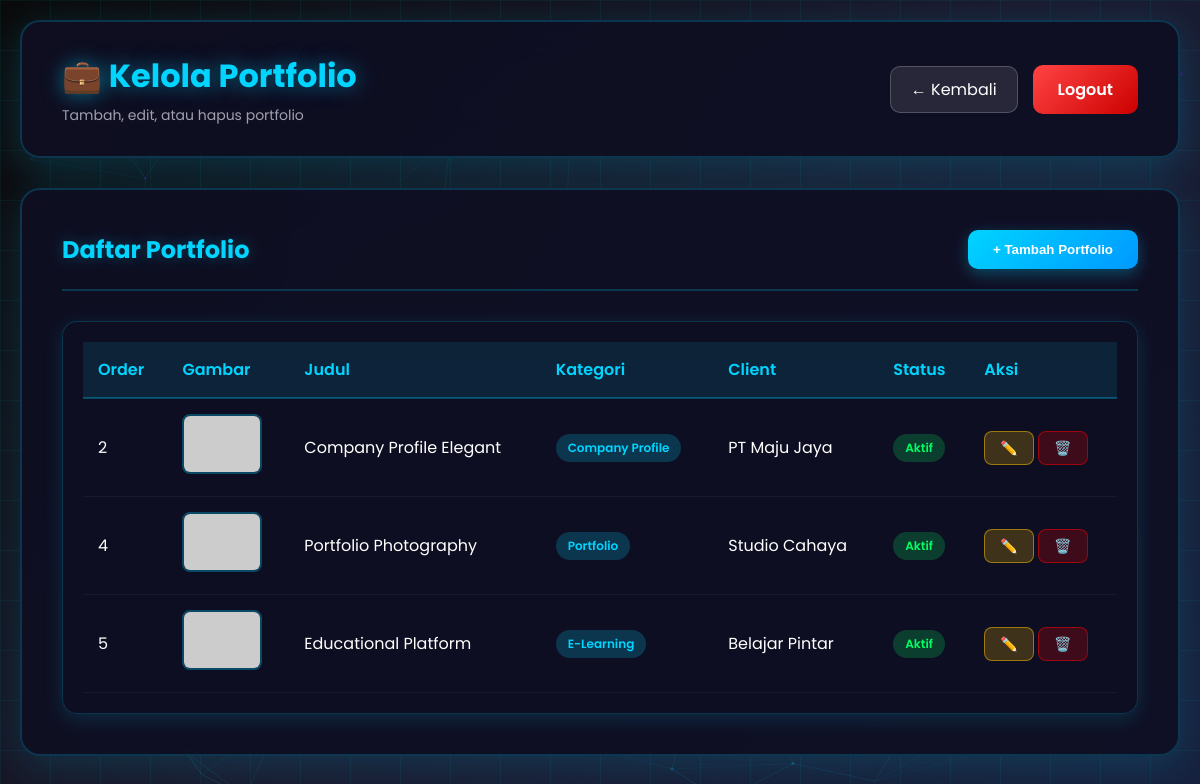
The app's page /admin/manage_portfolio.php (signed in) with its own data.
### tables this page shows
CREATE TABLE `portfolio` (
  `id` int(11) NOT NULL,
  `title` varchar(255) NOT NULL,
  `category` varchar(100) NOT NULL,
  `description` text DEFAULT NULL,
  `image_url` varchar(255) DEFAULT NULL,
  `client_name` varchar(100) DEFAULT NULL,
  `project_url` varchar(255) DEFAULT NULL,
  `is_active` tinyint(1) DEFAULT 1,
  `display_order` int(11) DEFAULT 0,
  `created_at` timestamp NOT NULL DEFAULT current_timestamp()
);

### admin/manage_portfolio.php (the view, shortened to what this page needs)
<?php
require_once '../config/database.php';
$portfolio_items = [];
$result = $conn->query("SELECT * FROM portfolio ORDER BY display_order, id");
while ($row = $result->fetch_assoc()) {
    $portfolio_items[] = $row;
}
?>
<!DOCTYPE html>
<html lang="id">
<head>
    <link rel="stylesheet" href="../css/admin.css">
</head>
<body>
    <div id="particles-js"></div>
    <div class="admin-container">
        <header class="admin-header">
            <div class="header-left">
                <h1>💼 Kelola Portfolio</h1>
                <p>Tambah, edit, atau hapus portfolio</p>
            </div>
            <div class="header-right">
                <a href="dashboard.php" class="btn-back">← Kembali</a>
                <a href="logout.php" class="btn-logout">Logout</a>
            </div>
        </header>
        <div class="content-section">
            <div class="section-header">
                <h2>Daftar Portfolio</h2>
                <button class="btn-add" onclick="showAddModal()">+ Tambah Portfolio</button>
            </div>
            <div class="table-container">
                <table class="data-table">
                    <thead>
                        <tr>
                            <th>Order</th>
                            <th>Gambar</th>
                            <th>Judul</th>
                            <th>Kategori</th>
                            <th>Client</th>
                            <th>Status</th>
                            <th>Aksi</th>
                        </tr>
                    </thead>
                    <tbody>
                        <?php foreach($portfolio_items as $item): ?>
                        <tr data-id="<?php echo $item['id']; ?>">
                            <td><?php echo $item['display_order']; ?></td>
                            <td>
                                <img src="<?php echo htmlspecialchars($item['image_url']); ?>"
                                     alt="<?php echo htmlspecialchars($item['title']); ?>"
                                     class="table-thumbnail">
                            </td>
                            <td><?php echo htmlspecialchars($item['title']); ?></td>
                            <td><span class="badge"><?php echo htmlspecialchars($item['category']); ?></span></td>
                            <td><?php echo htmlspecialchars($item['client_name'] ?? '-'); ?></td>
                            <td>
                                <span class="status-badge <?php echo $item['is_active'] ? 'active' : 'inactive'; ?>">
                                    <?php echo $item['is_active'] ? 'Aktif' : 'Tidak Aktif'; ?>
                                </span>
                            </td>
                            <td>
                                <button class="btn-edit" onclick="editPortfolio(<?php echo $item['id']; ?>)">✏️</button>
                                <button class="btn-delete" onclick="deletePortfolio(<?php echo $item['id']; ?>)">🗑️</button>
                            </td>
                        </tr>
                        <?php endforeach; ?>
                    </tbody>
                </table>
            </div>
        </div>
    </div>
</body>
</html>

### css/admin.css (style rules this page uses)
* { margin: 0; padding: 0; box-sizing: border-box; }
body { font-family: 'Poppins', sans-serif; background: linear-gradient(135deg, #0a0a0a 0%, #1a1a2e 50%, #16213e 100%); min-height: 100vh; color: white; overflow-x: hidden; }
#particles-js { position: fixed; width: 100%; height: 100%; top: 0; left: 0; z-index: 0; }
.admin-container { position: relative; z-index: 10; max-width: 1400px; margin: 0 auto; padding: 20px; }
.admin-header { background: rgba(15, 15, 35, 0.9); backdrop-filter: blur(20px); border-radius: 20px; padding: 30px 40px; margin-bottom: 30px; display: flex; justify-content: space-between; align-items: center; box-shadow: 0 10px 40px rgba(0, 212, 255, 0.2); border: 2px solid rgba(0, 212, 255, 0.2); animation: slideDown 0.5s ease; }
.header-left h1 { font-size: 32px; color: #00d4ff; margin-bottom: 5px; text-shadow: 0 0 20px rgba(0, 212, 255, 0.5); }
.header-left p { color: #a0a0b0; font-size: 14px; }
.header-right { display: flex; gap: 15px; align-items: center; }
.btn-logout { padding: 12px 25px; background: linear-gradient(135deg, #ff4444, #cc0000); border: none; border-radius: 10px; color: white; font-weight: 600; cursor: pointer; transition: all 0.3s ease; text-decoration: none; display: inline-block; }
.content-section { background: rgba(15, 15, 35, 0.9); backdrop-filter: blur(20px); border-radius: 20px; padding: 40px; margin-bottom: 30px; box-shadow: 0 10px 40px rgba(0, 212, 255, 0.15); border: 2px solid rgba(0, 212, 255, 0.2); animation: fadeInUp 0.6s ease; animation-fill-mode: both; }
.content-section:nth-child(2) { animation-delay: 0.1s; }
.section-header { display: flex; justify-content: space-between; align-items: center; margin-bottom: 30px; padding-bottom: 20px; border-bottom: 2px solid rgba(0, 212, 255, 0.2); }
.section-header h2 { color: #00d4ff; font-size: 24px; text-shadow: 0 0 15px rgba(0, 212, 255, 0.3); }
.table-container { background: rgba(15, 15, 35, 0.9); backdrop-filter: blur(20px); border-radius: 15px; padding: 20px; overflow-x: auto; box-shadow: 0 5px 20px rgba(0, 212, 255, 0.15); border: 1px solid rgba(0, 212, 255, 0.2); }
.data-table { width: 100%; border-collapse: collapse; color: white; }
.data-table thead { background: rgba(0, 212, 255, 0.1); }
.data-table th { padding: 15px; text-align: left; font-weight: 600; color: #00d4ff; border-bottom: 2px solid rgba(0, 212, 255, 0.3); }
.data-table td { padding: 15px; border-bottom: 1px solid rgba(255, 255, 255, 0.05); }
.data-table tbody tr { transition: all 0.3s ease; }
.table-thumbnail { width: 80px; height: 60px; object-fit: cover; border-radius: 8px; border: 2px solid rgba(0, 212, 255, 0.3); }
.badge { display: inline-block; padding: 5px 12px; background: rgba(0, 212, 255, 0.2); color: #00d4ff; border-radius: 20px; font-size: 12px; font-weight: 600; }
.status-badge { display: inline-block; padding: 5px 12px; border-radius: 20px; font-size: 12px; font-weight: 600; }
.status-badge.active { background: rgba(0, 255, 100, 0.2); color: #00ff64; }
.btn-add { padding: 12px 25px; background: linear-gradient(135deg, #00d4ff, #0099ff); border: none; border-radius: 10px; color: white; font-weight: 600; cursor: pointer; transition: all 0.3s ease; box-shadow: 0 5px 15px rgba(0, 212, 255, 0.3); }
.btn-back { padding: 10px 20px; background: rgba(255, 255, 255, 0.1); border: 1px solid rgba(255, 255, 255, 0.2); border-radius: 10px; color: white; text-decoration: none; transition: all 0.3s ease; }
.btn-edit { padding: 8px 15px; background: rgba(255, 193, 7, 0.2); border: 1px solid rgba(255, 193, 7, 0.5); border-radius: 8px; color: #ffc107; cursor: pointer; transition: all 0.3s ease; font-size: 14px; }
.btn-delete { padding: 8px 15px; background: rgba(255, 0, 0, 0.2); border: 1px solid rgba(255, 0, 0, 0.5); border-radius: 8px; color: #ff6464; cursor: pointer; transition: all 0.3s ease; font-size: 14px; }

### records on screen
portfolio: display_order "2", title "Company Profile Elegant", category "Company Profile", client_name "PT Maju Jaya", is_active "Aktif"
portfolio: display_order "4", title "Portfolio Photography", category "Portfolio", client_name "Studio Cahaya", is_active "Aktif"
portfolio: display_order "5", title "Educational Platform", category "E-Learning", client_name "Belajar Pintar", is_active "Aktif"
